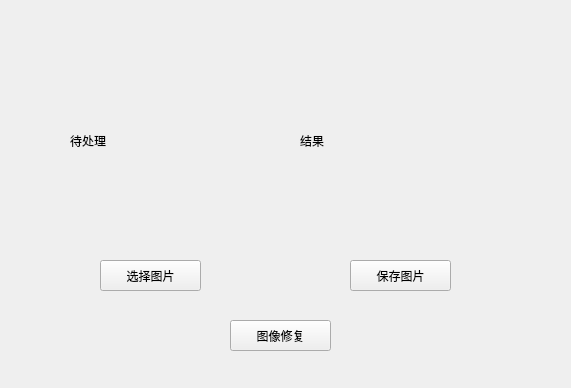
<?xml version="1.0" encoding="UTF-8"?>
<ui version="4.0">
 <class>Formwin7</class>
 <widget class="QWidget" name="Formwin7">
  <property name="geometry">
   <rect>
    <x>0</x>
    <y>0</y>
    <width>571</width>
    <height>388</height>
   </rect>
  </property>
  <property name="windowTitle">
   <string>Form</string>
  </property>
  <widget class="QLabel" name="label_daichuli">
   <property name="geometry">
    <rect>
     <x>70</x>
     <y>40</y>
     <width>201</width>
     <height>201</height>
    </rect>
   </property>
   <property name="text">
    <string>待处理</string>
   </property>
  </widget>
  <widget class="QLabel" name="label_jieguo">
   <property name="geometry">
    <rect>
     <x>300</x>
     <y>40</y>
     <width>201</width>
     <height>201</height>
    </rect>
   </property>
   <property name="text">
    <string>结果</string>
   </property>
  </widget>
  <widget class="QPushButton" name="pushButton_load">
   <property name="geometry">
    <rect>
     <x>100</x>
     <y>260</y>
     <width>101</width>
     <height>31</height>
    </rect>
   </property>
   <property name="text">
    <string>选择图片</string>
   </property>
  </widget>
  <widget class="QPushButton" name="pushButton_save">
   <property name="geometry">
    <rect>
     <x>350</x>
     <y>260</y>
     <width>101</width>
     <height>31</height>
    </rect>
   </property>
   <property name="text">
    <string>保存图片</string>
   </property>
  </widget>
  <widget class="QPushButton" name="pushButton_xiufu">
   <property name="geometry">
    <rect>
     <x>230</x>
     <y>320</y>
     <width>101</width>
     <height>31</height>
    </rect>
   </property>
   <property name="text">
    <string>图像修复</string>
   </property>
  </widget>
 </widget>
 <resources/>
 <connections/>
</ui>
